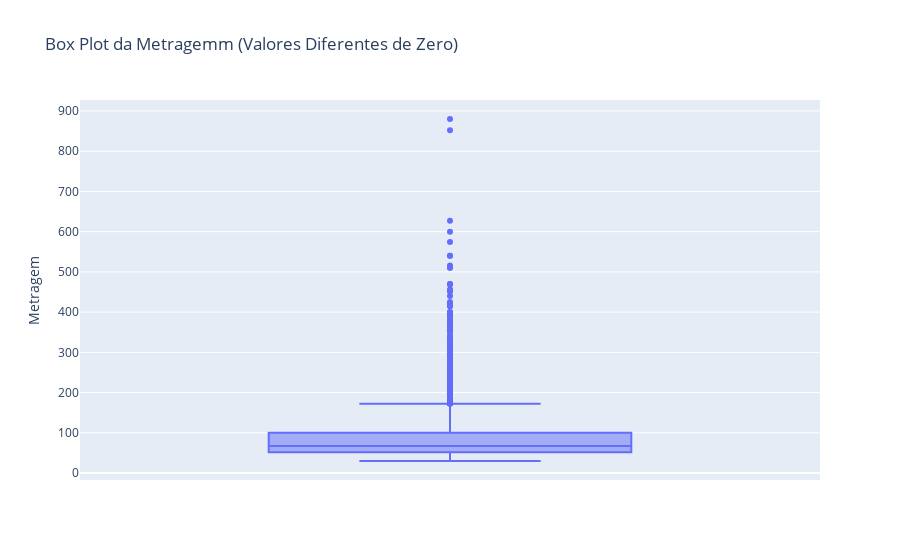

The cell this chart's notebook holds for it:
### Code cell
df_nao_zero = df[df['Metragem']  != 0]

fig = px.box(df_nao_zero, y='Metragem', title='Box Plot da Metragemm (Valores Diferentes de Zero)', labels={'Metragemm': 'Valores'})
fig.show()

### Figure 1 — Plotly figure (JSON) as saved in the notebook; plotly's stock layout.template omitted (floating-point values rounded to 4 significant figures; data arrays with more than 128 entries replaced by an {"elided": "..."} marker saying what was removed)
{"data": [{"alignmentgroup": "True", "hovertemplate": "Metragem=%{y}<extra></extra>", "legendgroup": "", "marker": {"color": "#636efa"}, "name": "", "notched": false, "offsetgroup": "", "orientation": "v", "showlegend": false, "type": "box", "x0": " ", "xaxis": "x", "y": {"elided": "7203 int values"}, "y0": " ", "yaxis": "y"}], "layout": {"boxmode": "group", "legend": {"tracegroupgap": 0}, "title": {"text": "Box Plot da Metragemm (Valores Diferentes de Zero)"}, "xaxis": {"anchor": "y", "domain": [0, 1]}, "yaxis": {"anchor": "x", "domain": [0, 1], "title": {"text": "Metragem"}}}}
